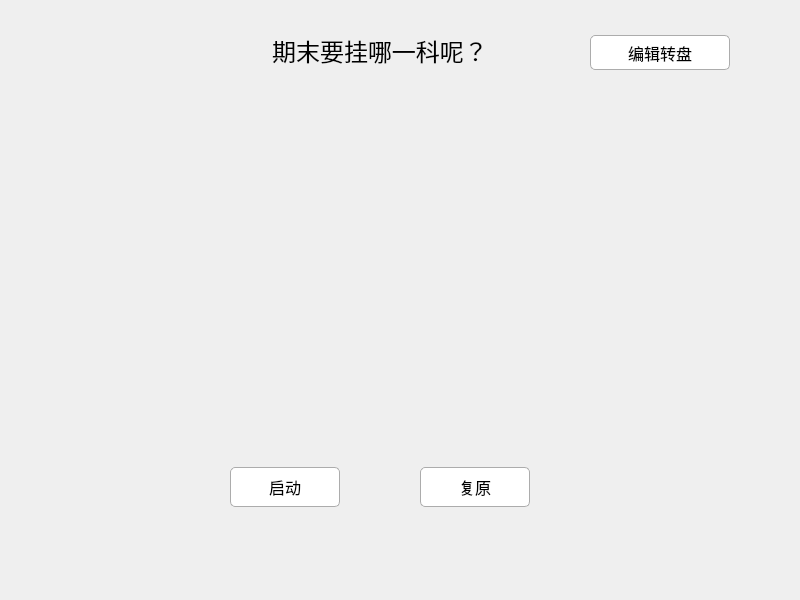
<?xml version="1.0" encoding="UTF-8"?>
<ui version="4.0">
 <class>SonWidget1</class>
 <widget class="QWidget" name="SonWidget1">
  <property name="geometry">
   <rect>
    <x>0</x>
    <y>0</y>
    <width>800</width>
    <height>600</height>
   </rect>
  </property>
  <property name="windowTitle">
   <string>Form</string>
  </property>
  <property name="styleSheet">
   <string notr="true"/>
  </property>
  <widget class="QPushButton" name="startBotton">
   <property name="geometry">
    <rect>
     <x>230</x>
     <y>467</y>
     <width>110</width>
     <height>40</height>
    </rect>
   </property>
   <property name="font">
    <font>
     <family>华文中宋</family>
     <pointsize>12</pointsize>
    </font>
   </property>
   <property name="styleSheet">
    <string notr="true">QPushButton
{
	background-color:rgb(255, 255, 255);
	border-radius:5px;
	border:1px solid;
	border-color:rgb(172, 172, 172);
}
QPushButton:hover
{
	background-color:rgb(255, 255, 255);
	border:1px solid;
	border-color:rgb(208, 208, 208);
	border-radius:5px;
}</string>
   </property>
   <property name="text">
    <string>启动</string>
   </property>
  </widget>
  <widget class="QLabel" name="label">
   <property name="geometry">
    <rect>
     <x>0</x>
     <y>230</y>
     <width>241</width>
     <height>271</height>
    </rect>
   </property>
   <property name="font">
    <font>
     <family>华文隶书</family>
     <pointsize>30</pointsize>
    </font>
   </property>
   <property name="text">
    <string/>
   </property>
   <property name="alignment">
    <set>Qt::AlignHCenter|Qt::AlignTop</set>
   </property>
  </widget>
  <widget class="QPushButton" name="clearButton">
   <property name="geometry">
    <rect>
     <x>420</x>
     <y>467</y>
     <width>110</width>
     <height>40</height>
    </rect>
   </property>
   <property name="font">
    <font>
     <family>华文中宋</family>
     <pointsize>12</pointsize>
    </font>
   </property>
   <property name="styleSheet">
    <string notr="true">QPushButton
{
	background-color:rgb(255, 255, 255);
	border-radius:5px;
	border:1px solid;
	border-color:rgb(172, 172, 172);
}
QPushButton:hover
{
	background-color:rgb(255, 255, 255);
	border:1px solid;
	border-color:rgb(208, 208, 208);
	border-radius:5px;
}</string>
   </property>
   <property name="text">
    <string>复原</string>
   </property>
  </widget>
  <widget class="QLabel" name="resultTitle">
   <property name="geometry">
    <rect>
     <x>10</x>
     <y>160</y>
     <width>221</width>
     <height>71</height>
    </rect>
   </property>
   <property name="font">
    <font>
     <family>华文彩云</family>
     <pointsize>16</pointsize>
    </font>
   </property>
   <property name="text">
    <string/>
   </property>
   <property name="alignment">
    <set>Qt::AlignCenter</set>
   </property>
  </widget>
  <widget class="QLabel" name="titleLabel">
   <property name="geometry">
    <rect>
     <x>230</x>
     <y>20</y>
     <width>300</width>
     <height>61</height>
    </rect>
   </property>
   <property name="font">
    <font>
     <family>幼圆</family>
     <pointsize>18</pointsize>
     <bold>false</bold>
    </font>
   </property>
   <property name="text">
    <string>期末要挂哪一科呢？</string>
   </property>
   <property name="alignment">
    <set>Qt::AlignCenter</set>
   </property>
  </widget>
  <widget class="QPushButton" name="editButton">
   <property name="geometry">
    <rect>
     <x>590</x>
     <y>35</y>
     <width>140</width>
     <height>35</height>
    </rect>
   </property>
   <property name="font">
    <font>
     <family>华文中宋</family>
     <pointsize>12</pointsize>
     <bold>false</bold>
    </font>
   </property>
   <property name="styleSheet">
    <string notr="true">QPushButton
{
	background-color:rgb(255, 255, 255);
	border-radius:5px;
	border:1px solid;
	border-color:rgb(172, 172, 172);
}
QPushButton:hover
{
	background-color:rgb(255, 255, 255);
	border:1px solid;
	border-color:rgb(208, 208, 208);
	border-radius:5px;
}</string>
   </property>
   <property name="text">
    <string>编辑转盘</string>
   </property>
  </widget>
 </widget>
 <resources/>
 <connections/>
</ui>
